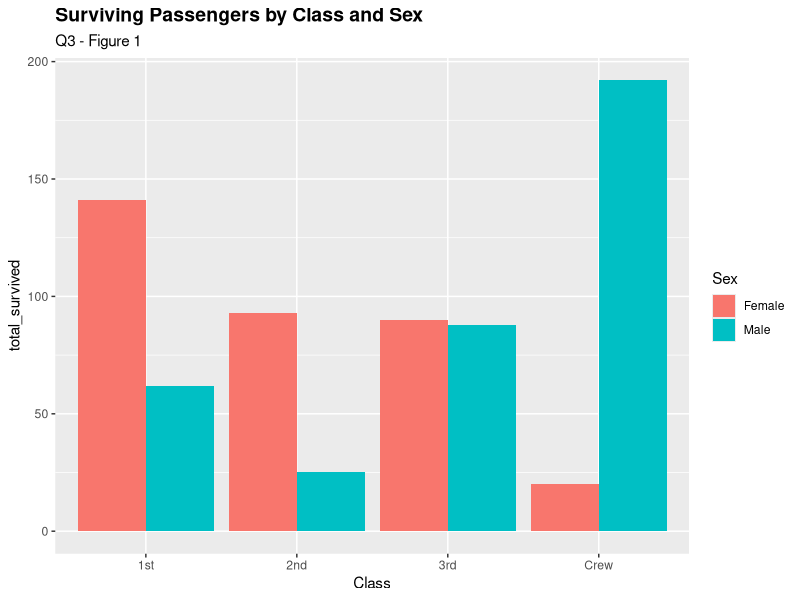
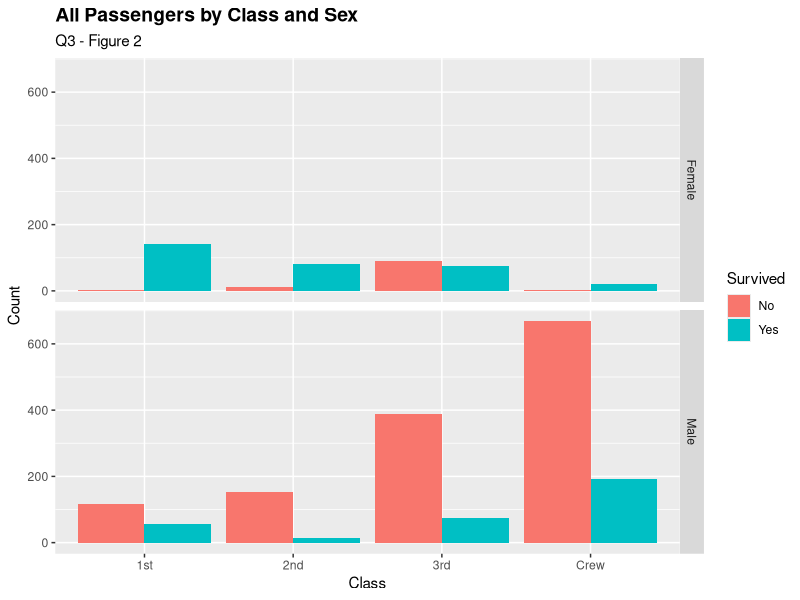
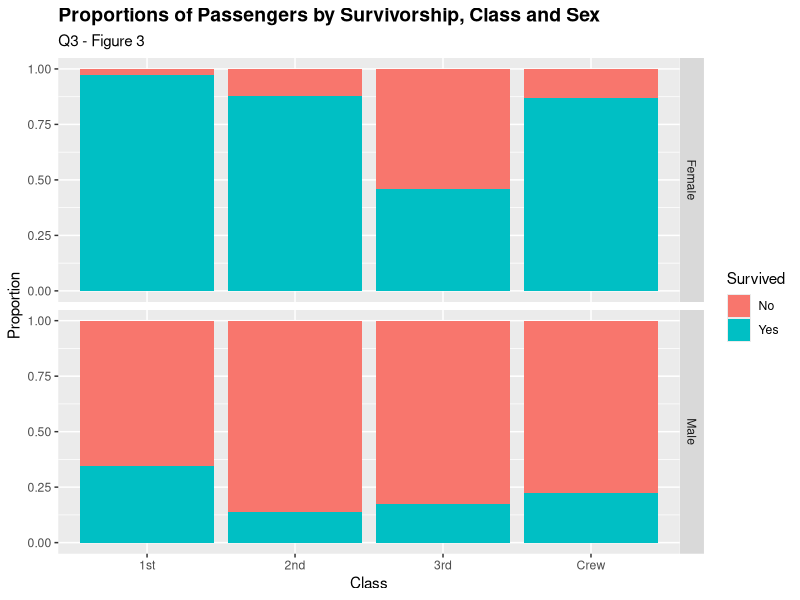
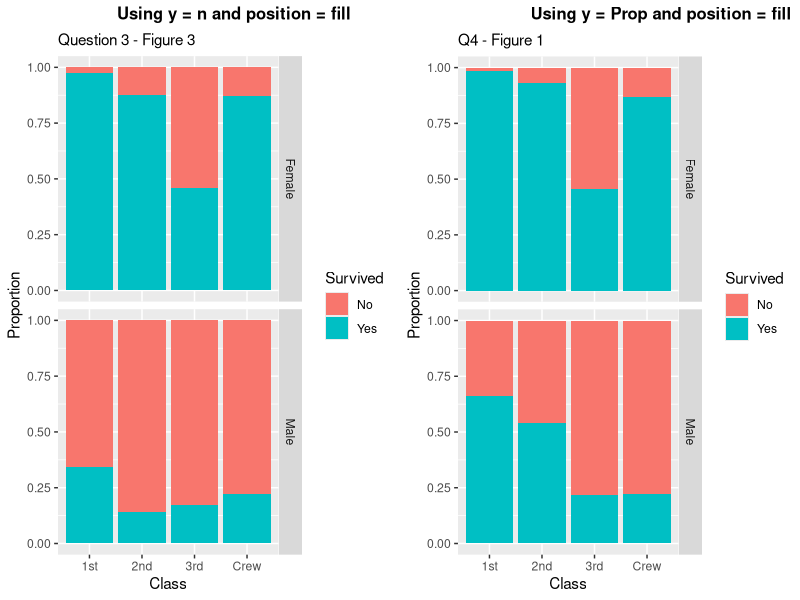
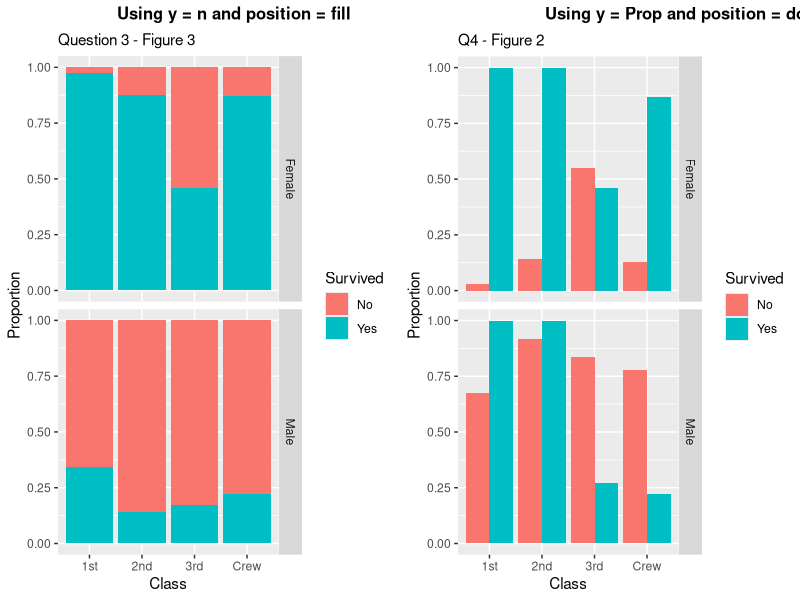
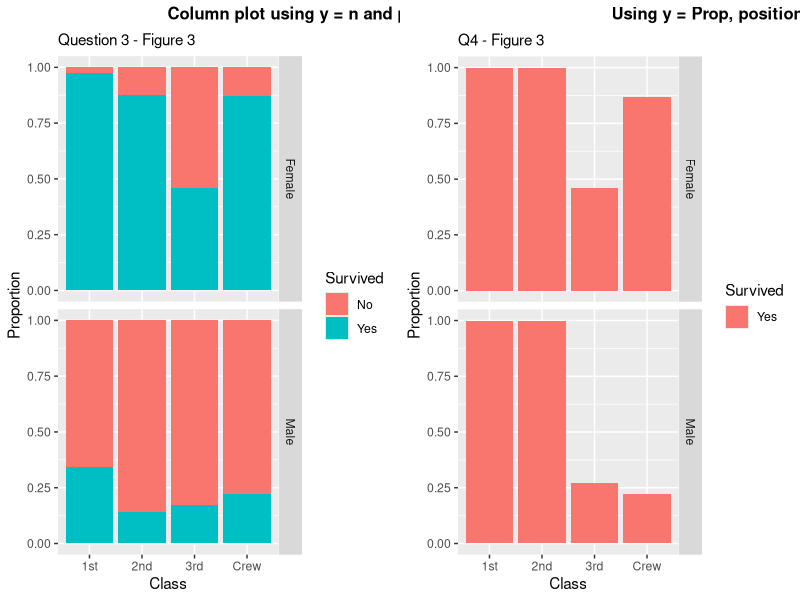
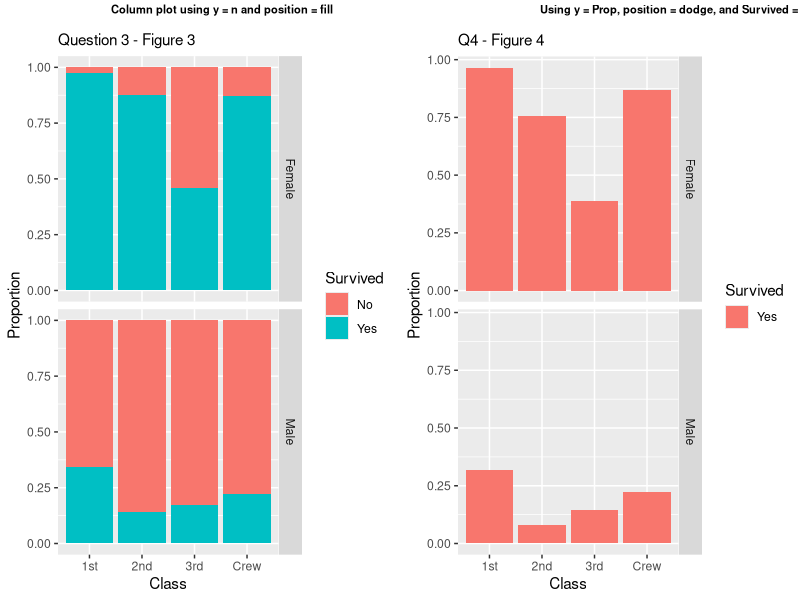
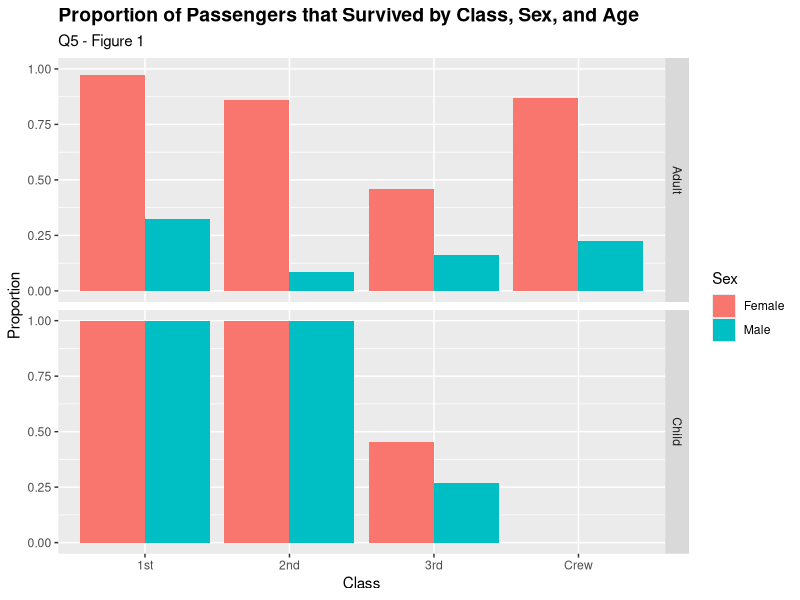

Recreate these plots in R, in order.
## ---- chunk 1
library(tidyverse)
library(cowplot)

df_titanic <- as_tibble(Titanic)
## ---- chunk 2
## TASK: Perform a `glimpse` of df_titanic
glimpse(df_titanic)
## ---- chunk 3
## NOTE: No need to edit! We'll cover how to
## do this calculation in a later exercise.
v1 <- df_titanic %>% summarize(total = sum(n))

v2 <- df_titanic %>% group_by(Class) %>% summarize(sum(n))

v2
## ---- chunk 4
## TASK: Visualize counts against `Class` and `Sex`

df_q3_v1 <- df_titanic %>%
  filter(Survived == "Yes") %>% 
  group_by(Class, Sex) %>% 
  summarise(total_survived = sum(n))

plot_col_q3_v1 <- df_q3_v1 %>% 
  ggplot() +
  geom_col(aes(x = Class, y = total_survived, fill = Sex), position = "dodge") +
  labs(title = "Surviving Passengers by Class and Sex", subtitle = "Q3 - Figure 1") +
  theme(plot.title = element_text(size = 14, face = "bold"))

plot_col_q3_v2 <- df_titanic %>% 
  ggplot() +
  geom_col(aes(x = Class , y = n, fill = Survived), position = "dodge") +
  scale_colour_viridis_d() +
  facet_grid(Sex~.) +
  labs(
      title = "All Passengers by Class and Sex", 
      subtitle = "Q3 - Figure 2",
      x = "Class", 
      y = "Count"
      ) +
  theme(plot.title = element_text(size = 14, face = "bold"))

plot_col_q3_v3 <- df_titanic %>% 
  ggplot() +
  geom_col(aes(x = Class , y = n, fill = Survived), position = "fill") +
  scale_colour_viridis_d() +
  facet_grid(Sex~.) +
  labs(
      title = "Proportions of Passengers by Survivorship, Class and Sex", 
      subtitle = "Q3 - Figure 3",
      x = "Class", 
      y = "Proportion"
      ) +
  theme(plot.title = element_text(size = 14, face = "bold"))


## ---- chunk 5
## TASK: Visualize counts against `Class` and `Sex`

plot_col_q3_v1
plot_col_q3_v2
plot_col_q3_v3

## ---- chunk 6
## NOTE: No need to edit! We'll cover how to
## do this calculation in a later exercise.
df_prop <-
  df_titanic %>%
  group_by(Class, Sex, Age) %>%
  mutate(
    Total = sum(n),
    Prop = n / Total
  ) %>%
  ungroup()
df_prop
## ---- chunk 7
plot_col_q3_v3 <- df_titanic %>% 
  ggplot() +
  geom_col(aes(x = Class , y = n, fill = Survived), position = "fill") +
  scale_colour_viridis_d() +
  facet_grid(Sex~.) +
  labs(
      title = " ",
      subtitle = "Question 3 - Figure 3",
      x = "Class", 
      y = "Proportion"
      )

plot_col_q4_fill <- df_prop %>% 
  ggplot() +
  geom_col(aes(x = Class , y = Prop, fill = Survived), position = "fill") +
  scale_colour_viridis_d() +
  facet_grid(Sex~.) +
  labs(
      title = " ",
      subtitle = "Q4 - Figure 1",
      x = "Class", 
      y = "Proportion"
      ) +
  theme(plot.title = element_text(size = 14, face = "bold"))

plot_col_q4_dodge <- df_prop %>% 
  ggplot() +
  geom_col(aes(x = Class , y = Prop, fill = Survived), position = "dodge") +
  scale_colour_viridis_d() +
  facet_grid(Sex~.) +
  labs(
      title = " ",
      subtitle = "Q4 - Figure 2",
      x = "Class",
      y = "Proportion"
      ) +
  theme(plot.title = element_text(size = 14, face = "bold"))

## ---- chunk 8
plot_grid(
  plot_col_q3_v3, 
  plot_col_q4_fill, 
  labels = c('Using y = n and position = fill', 'Using y = Prop and position = fill'), 
  label_size = 12)


## ---- chunk 9

plot_grid(
  plot_col_q3_v3, 
  plot_col_q4_dodge, 
  labels = c('Using y = n and position = fill', 'Using y = Prop and position = dodge'), 
  label_size = 12)

## ---- chunk 10
plot_col_q4_survived <- df_prop %>%
  filter(Survived == "Yes") %>% 
  ggplot() +
  geom_col(
    aes(
      x = Class , 
      y = Prop, 
      fill = Survived
      ), 
    position = "dodge"
    ) +
  scale_colour_viridis_d() +
  facet_grid(Sex~.) +
  labs(
      title = " ",
      subtitle = "Q4 - Figure 3",
      x = "Class",
      y = "Proportion"
      ) +
  theme(plot.title = element_text(size = 14, face = "bold"))

plot_grid(
  plot_col_q3_v3,
  plot_col_q4_survived,
  labels = c('Column plot using y = n and position = fill', 'Using y = Prop, position = dodge, and Survived = Yes'),
  label_size = 12)

## ---- chunk 11
## NOTE: No need to edit! We'll cover how to
## do this calculation in a later exercise.
df_prop2 <-
  df_titanic %>%
  group_by(Class, Sex) %>%
  mutate(
    Total = sum(n),
    Prop = n / Total
  ) %>%
  filter(Survived == "Yes") #%>% 
  #ungroup()

  df_prop2
## ---- chunk 12
plot_col_q4_survived_p2 <- df_prop2 %>%
  ggplot() +
  geom_col(
    aes(
      x = Class , 
      y = Prop, 
      fill = Survived
      ), 
    position = "dodge"
    ) +
  scale_colour_viridis_d() +
  facet_grid(Sex~.) +
  labs(
      title = " ",
      subtitle = "Q4 - Figure 4",
      x = "Class",
      y = "Proportion"
      ) +
  theme(plot.title = element_text(size = 14, face = "bold"))

plot_grid(
  plot_col_q3_v3,
  plot_col_q4_survived_p2,
  labels = c('Column plot using y = n and position = fill', 'Using y = Prop, position = dodge, and Survived = Yes'),
  label_size = 8)

## ---- chunk 13

plot_col_q5 <- 
  df_prop %>% 
  filter(Survived == "Yes") %>% 
  ggplot() +
  geom_col(aes(x = Class, y = Prop, fill = Sex), width = 0.9, position = "dodge") +
  facet_grid(Age~.) +
  labs(
      title = "Proportion of Passengers that Survived by Class, Sex, and Age", 
      subtitle = "Q5 - Figure 1",
      x = "Class", 
      y = "Proportion"
      ) +
  theme(plot.title = element_text(size = 14, face = "bold"))


plot_col_q5
